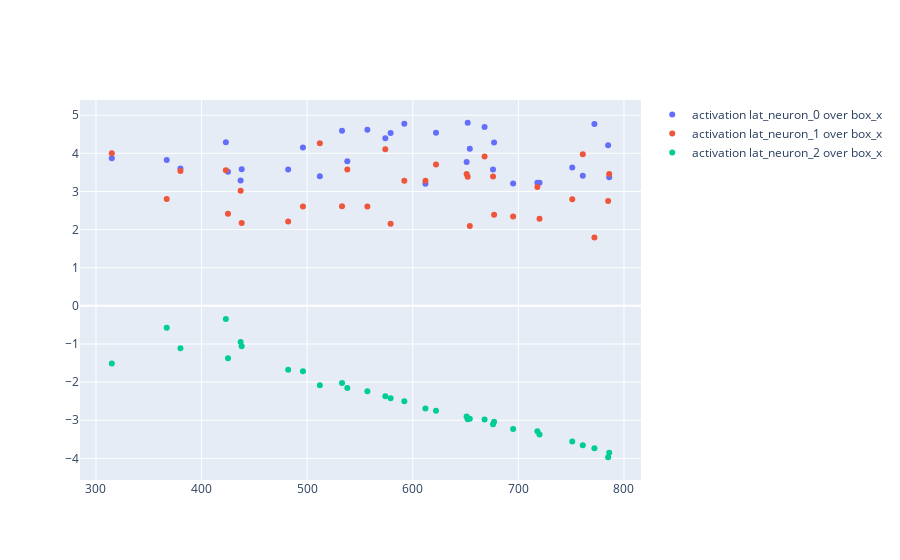

Write notebook code for a chart like this one.
### Code cell
fig = go.Figure()
for c in df_hidden_states_pred.columns:
    fig.add_trace(go.Scatter(x=df_hidden_states.box_x, y=df_hidden_states_pred[c],
                        mode='markers',
                        name=f'activation {c} over box_x'))
fig.show()
